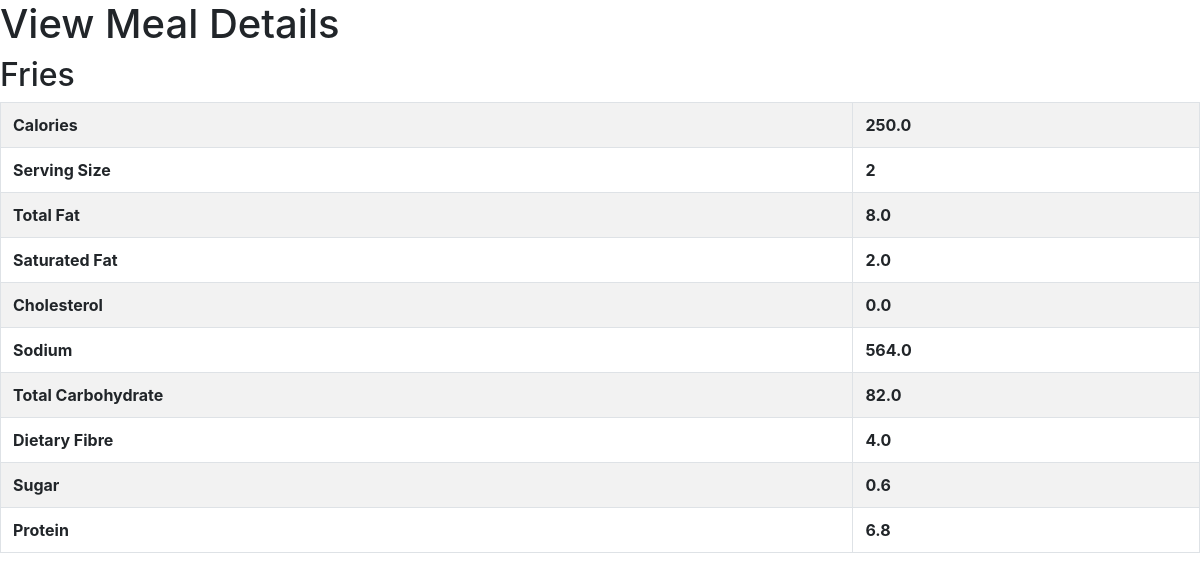
/view_meal/3, run on the app's committed database.
### food/models.py (models this page shows)
class Meal(models.Model):
    BREAKFAST = 1
    MORNING_SNACK = 2
    LUNCH = 3
    AFTERNOON_SNACK = 4
    DINNER = 5
    EVENING_SNACK = 6
    MEAL_TIME_TYPES = (
        (BREAKFAST, "Breakfast"),
        (MORNING_SNACK, "Morning Snack"),
        (LUNCH, "Lunch"),
        (AFTERNOON_SNACK, "Afternoon Snack"),
        (DINNER, "Dinner"),
        (EVENING_SNACK, "Evening Snack")
    )
    food = models.ForeignKey(Food, verbose_name="Food" , on_delete = models.CASCADE)
    serving_size = models.IntegerField(verbose_name="Serving Size")
    meal_time = models.IntegerField(verbose_name="Meal Time", choices=MEAL_TIME_TYPES)
    def __str__(self):
        return "%s" % self.food
    def get_total_calories(self):
        return self.serving_size * self.food.calories
    def get_total_fat(self):
        return self.serving_size * self.food.total_fat
    def get_total_saturated_fat(self):
        return self.serving_size * self.food.saturated_fat
    def get_total_cholesterol(self):
        return self.serving_size * self.food.cholesterol
    def get_total_sodium(self):
        return self.serving_size * self.food.sodium
    def get_total_carbohydrate(self):
        return self.serving_size * self.food.total_carbohydrate
    def get_total_dietary_fibre(self):
        return self.serving_size * self.food.dietary_fibre
    def get_total_sugar(self):
        return self.serving_size * self.food.sugar
    def get_total_protein(self):
        return self.serving_size * self.food.protein

class Food(models.Model):
    name = models.CharField(verbose_name="Name", max_length=128)
    calories = models.FloatField(verbose_name="Calories (kcal)")
    total_fat = models.FloatField(verbose_name="Total Fat (g)")
    saturated_fat = models.FloatField(verbose_name="Saturated Fat (g)")
    cholesterol = models.FloatField(verbose_name="Cholesterol (mg)")
    sodium = models.FloatField(verbose_name="Sodium (mg)")
    total_carbohydrate = models.FloatField(verbose_name="Total Carbohydrate (g)")
    dietary_fibre = models.FloatField(verbose_name="Dietary Fibre (g)")
    sugar = models.FloatField(verbose_name="Sugar (g)")
    protein = models.FloatField(verbose_name="Protein (g)")
    def __str__(self):
        return "%s" % self.name

### food/views.py (the view)
# urls.py: url(r'^view_meal/(?P<meal_id>\d+)$', view_meal, name='view-meal'),
def view_meal(request, meal_id):
	template = "view_meal.html"
	meal = Meal.objects.get(id=int(meal_id))
	context = {
		'meal': meal,
	}
	return render(request, template, context)

### templates/view_meal.html (shortened to what this page needs)
<html>
	<head>
		<link rel="stylesheet" href="https://stackpath.bootstrapcdn.com/bootstrap/4.1.0/css/bootstrap.min.css">
	</head>
	<body>
		<h1>View Meal Details</h1>
		<h2>{{ meal }}</h2>
			<table class="table table-bordered table-striped">
				<tbody>
					<tr>
						<th>Calories</th>
						<th>{{ meal.get_total_calories }}</th>
					</tr>
					<tr>
						<th>Serving Size</th>
						<th>{{ meal.serving_size }}</th>
					</tr>
					<tr>
						<th>Total Fat</th>
						<th>{{ meal.get_total_fat }}</th>
					</tr>
					<tr>
						<th>Saturated Fat</th>
						<th>{{ meal.get_total_saturated_fat }}</th>
					</tr>
					<tr>
						<th>Cholesterol</th>
						<th>{{ meal.get_total_cholesterol }}</th>
					</tr>
					<tr>
						<th>Sodium</th>
						<th>{{ meal.get_total_sodium }}</th>
					</tr>
					<tr>
						<th>Total Carbohydrate</th>
						<th>{{ meal.get_total_carbohydrate }}</th>
					</tr>
					<tr>
						<th>Dietary Fibre</th>
						<th>{{ meal.get_total_dietary_fibre }}</th>
					</tr>
					<tr>
						<th>Sugar</th>
						<th>{{ meal.get_total_sugar }}</th>
					</tr>
					<tr>
						<th>Protein</th>
						<th>{{ meal.get_total_protein }}</th>
					</tr>
				</tbody>
			</table>
</body>
</html>

### data on the page
Meal: food.name "Fries", get_total_calories "250.0", serving_size "2", get_total_fat "8.0", get_total_saturated_fat "2.0", get_total_cholesterol "0.0", get_total_sodium "564.0", get_total_carbohydrate "82.0", get_total_dietary_fibre "4.0", get_total_sugar "0.6", get_total_protein "6.8"
